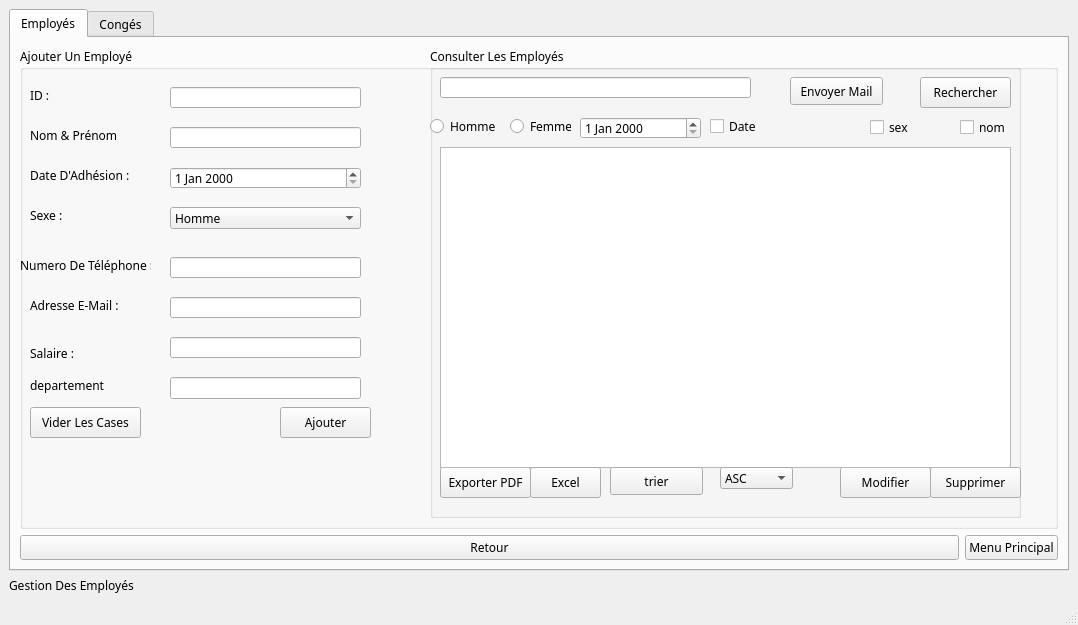
<?xml version="1.0" encoding="UTF-8"?>
<ui version="4.0">
 <class>MainWindow</class>
 <widget class="QMainWindow" name="MainWindow">
  <property name="geometry">
   <rect>
    <x>0</x>
    <y>0</y>
    <width>1078</width>
    <height>625</height>
   </rect>
  </property>
  <property name="windowTitle">
   <string>MainWindow</string>
  </property>
  <property name="styleSheet">
   <string notr="true"/>
  </property>
  <widget class="QWidget" name="centralwidget">
   <layout class="QGridLayout" name="gridLayout">
    <item row="1" column="0">
     <widget class="QLabel" name="label">
      <property name="font">
       <font>
        <family>Poppins Medium</family>
       </font>
      </property>
      <property name="text">
       <string>Gestion Des Employés</string>
      </property>
     </widget>
    </item>
    <item row="0" column="0">
     <widget class="QTabWidget" name="tabWidget">
      <property name="font">
       <font>
        <family>Poppins Medium</family>
       </font>
      </property>
      <property name="styleSheet">
       <string notr="true"/>
      </property>
      <property name="currentIndex">
       <number>0</number>
      </property>
      <widget class="QWidget" name="tab_employe">
       <attribute name="title">
        <string>Employés</string>
       </attribute>
       <layout class="QGridLayout" name="gridLayout_3" columnstretch="1,0">
        <item row="1" column="0">
         <widget class="QPushButton" name="pushButtonRetour">
          <property name="text">
           <string>Retour</string>
          </property>
         </widget>
        </item>
        <item row="1" column="1">
         <widget class="QPushButton" name="pushButtonMenu">
          <property name="text">
           <string>Menu Principal</string>
          </property>
         </widget>
        </item>
        <item row="0" column="0" colspan="2">
         <widget class="QGroupBox" name="ajout_employe">
          <property name="title">
           <string>Ajouter Un Employé</string>
          </property>
          <widget class="QLabel" name="label_2">
           <property name="geometry">
            <rect>
             <x>10</x>
             <y>40</y>
             <width>101</width>
             <height>16</height>
            </rect>
           </property>
           <property name="font">
            <font>
             <family>Poppins Medium</family>
            </font>
           </property>
           <property name="text">
            <string>ID :</string>
           </property>
          </widget>
          <widget class="QLineEdit" name="lineEditID">
           <property name="geometry">
            <rect>
             <x>150</x>
             <y>40</y>
             <width>191</width>
             <height>21</height>
            </rect>
           </property>
          </widget>
          <widget class="QLineEdit" name="lineEditNom">
           <property name="geometry">
            <rect>
             <x>150</x>
             <y>80</y>
             <width>191</width>
             <height>21</height>
            </rect>
           </property>
          </widget>
          <widget class="QLabel" name="label_3">
           <property name="geometry">
            <rect>
             <x>10</x>
             <y>80</y>
             <width>91</width>
             <height>16</height>
            </rect>
           </property>
           <property name="text">
            <string>Nom &amp; Prénom :</string>
           </property>
          </widget>
          <widget class="QDateEdit" name="dateEditAdhesion">
           <property name="geometry">
            <rect>
             <x>150</x>
             <y>120</y>
             <width>191</width>
             <height>22</height>
            </rect>
           </property>
          </widget>
          <widget class="QLabel" name="label_4">
           <property name="geometry">
            <rect>
             <x>10</x>
             <y>120</y>
             <width>111</width>
             <height>16</height>
            </rect>
           </property>
           <property name="text">
            <string>Date D'Adhésion :</string>
           </property>
          </widget>
          <widget class="QLabel" name="label_5">
           <property name="geometry">
            <rect>
             <x>10</x>
             <y>160</y>
             <width>101</width>
             <height>16</height>
            </rect>
           </property>
           <property name="text">
            <string>Sexe :</string>
           </property>
          </widget>
          <widget class="QComboBox" name="comboBoxSexe">
           <property name="geometry">
            <rect>
             <x>150</x>
             <y>160</y>
             <width>191</width>
             <height>22</height>
            </rect>
           </property>
           <property name="currentText">
            <string>Homme</string>
           </property>
           <item>
            <property name="text">
             <string>Homme</string>
            </property>
           </item>
           <item>
            <property name="text">
             <string>Femme</string>
            </property>
           </item>
           <item>
            <property name="text">
             <string>Autre</string>
            </property>
           </item>
          </widget>
          <widget class="QLabel" name="label_7">
           <property name="geometry">
            <rect>
             <x>0</x>
             <y>210</y>
             <width>131</width>
             <height>16</height>
            </rect>
           </property>
           <property name="text">
            <string>Numero De Téléphone :</string>
           </property>
          </widget>
          <widget class="QLineEdit" name="lineEditNum">
           <property name="geometry">
            <rect>
             <x>150</x>
             <y>210</y>
             <width>191</width>
             <height>21</height>
            </rect>
           </property>
          </widget>
          <widget class="QLineEdit" name="lineEditMail">
           <property name="geometry">
            <rect>
             <x>150</x>
             <y>250</y>
             <width>191</width>
             <height>21</height>
            </rect>
           </property>
          </widget>
          <widget class="QLabel" name="label_8">
           <property name="geometry">
            <rect>
             <x>10</x>
             <y>250</y>
             <width>121</width>
             <height>16</height>
            </rect>
           </property>
           <property name="text">
            <string>Adresse E-Mail :</string>
           </property>
          </widget>
          <widget class="QLabel" name="label_9">
           <property name="geometry">
            <rect>
             <x>10</x>
             <y>300</y>
             <width>47</width>
             <height>13</height>
            </rect>
           </property>
           <property name="text">
            <string>Salaire :</string>
           </property>
          </widget>
          <widget class="QLineEdit" name="lineEditSalaire">
           <property name="geometry">
            <rect>
             <x>150</x>
             <y>290</y>
             <width>191</width>
             <height>21</height>
            </rect>
           </property>
          </widget>
          <widget class="QPushButton" name="pushButtonAjouterEmploye">
           <property name="geometry">
            <rect>
             <x>260</x>
             <y>360</y>
             <width>91</width>
             <height>31</height>
            </rect>
           </property>
           <property name="text">
            <string>Ajouter</string>
           </property>
          </widget>
          <widget class="QPushButton" name="pushButtonVider">
           <property name="geometry">
            <rect>
             <x>10</x>
             <y>360</y>
             <width>111</width>
             <height>31</height>
            </rect>
           </property>
           <property name="text">
            <string>Vider Les Cases</string>
           </property>
          </widget>
          <widget class="QGroupBox" name="consulter_employe">
           <property name="geometry">
            <rect>
             <x>410</x>
             <y>0</y>
             <width>591</width>
             <height>471</height>
            </rect>
           </property>
           <property name="title">
            <string>Consulter Les Employés</string>
           </property>
           <widget class="QLineEdit" name="lineEditChercher">
            <property name="geometry">
             <rect>
              <x>10</x>
              <y>30</y>
              <width>311</width>
              <height>21</height>
             </rect>
            </property>
           </widget>
           <widget class="QPushButton" name="pushButtonRechercher">
            <property name="geometry">
             <rect>
              <x>490</x>
              <y>30</y>
              <width>91</width>
              <height>31</height>
             </rect>
            </property>
            <property name="text">
             <string>Rechercher</string>
            </property>
           </widget>
           <widget class="QPushButton" name="pushButtonSupprimer">
            <property name="geometry">
             <rect>
              <x>500</x>
              <y>420</y>
              <width>91</width>
              <height>31</height>
             </rect>
            </property>
            <property name="text">
             <string>Supprimer</string>
            </property>
           </widget>
           <widget class="QPushButton" name="pushButtonModifier">
            <property name="geometry">
             <rect>
              <x>410</x>
              <y>420</y>
              <width>91</width>
              <height>31</height>
             </rect>
            </property>
            <property name="text">
             <string>Modifier</string>
            </property>
            <property name="checkable">
             <bool>true</bool>
            </property>
           </widget>
           <widget class="QPushButton" name="pushButtonPDF">
            <property name="geometry">
             <rect>
              <x>10</x>
              <y>420</y>
              <width>91</width>
              <height>31</height>
             </rect>
            </property>
            <property name="text">
             <string>Exporter PDF</string>
            </property>
           </widget>
           <widget class="QTableView" name="tableViewEmploye">
            <property name="geometry">
             <rect>
              <x>10</x>
              <y>100</y>
              <width>571</width>
              <height>321</height>
             </rect>
            </property>
           </widget>
           <widget class="QRadioButton" name="radioButtonHomme">
            <property name="geometry">
             <rect>
              <x>0</x>
              <y>70</y>
              <width>71</width>
              <height>19</height>
             </rect>
            </property>
            <property name="text">
             <string>Homme</string>
            </property>
           </widget>
           <widget class="QRadioButton" name="radioButtonFemme">
            <property name="geometry">
             <rect>
              <x>80</x>
              <y>70</y>
              <width>61</width>
              <height>19</height>
             </rect>
            </property>
            <property name="text">
             <string>Femme</string>
            </property>
           </widget>
           <widget class="QDateEdit" name="date_recherche">
            <property name="geometry">
             <rect>
              <x>150</x>
              <y>70</y>
              <width>121</width>
              <height>22</height>
             </rect>
            </property>
           </widget>
           <widget class="QCheckBox" name="checkBoxDate">
            <property name="geometry">
             <rect>
              <x>280</x>
              <y>70</y>
              <width>51</width>
              <height>19</height>
             </rect>
            </property>
            <property name="text">
             <string>Date</string>
            </property>
           </widget>
           <widget class="QPushButton" name="pushButtonTrier">
            <property name="geometry">
             <rect>
              <x>180</x>
              <y>420</y>
              <width>93</width>
              <height>28</height>
             </rect>
            </property>
            <property name="text">
             <string>trier</string>
            </property>
           </widget>
           <widget class="QCheckBox" name="checkBoxSexe">
            <property name="geometry">
             <rect>
              <x>440</x>
              <y>70</y>
              <width>83</width>
              <height>20</height>
             </rect>
            </property>
            <property name="text">
             <string>sex</string>
            </property>
           </widget>
           <widget class="QCheckBox" name="checkBoxNom">
            <property name="geometry">
             <rect>
              <x>530</x>
              <y>70</y>
              <width>83</width>
              <height>20</height>
             </rect>
            </property>
            <property name="text">
             <string>nom</string>
            </property>
           </widget>
           <widget class="QComboBox" name="comboBoxOrdre">
            <property name="geometry">
             <rect>
              <x>290</x>
              <y>420</y>
              <width>73</width>
              <height>22</height>
             </rect>
            </property>
            <item>
             <property name="text">
              <string>ASC</string>
             </property>
            </item>
            <item>
             <property name="text">
              <string>DESC</string>
             </property>
            </item>
           </widget>
           <widget class="QPushButton" name="pushButton_2">
            <property name="geometry">
             <rect>
              <x>100</x>
              <y>420</y>
              <width>71</width>
              <height>31</height>
             </rect>
            </property>
            <property name="text">
             <string>Excel</string>
            </property>
           </widget>
           <widget class="QPushButton" name="pushButton_3">
            <property name="geometry">
             <rect>
              <x>360</x>
              <y>30</y>
              <width>93</width>
              <height>28</height>
             </rect>
            </property>
            <property name="text">
             <string>Envoyer Mail</string>
            </property>
           </widget>
          </widget>
          <widget class="QLabel" name="label_6">
           <property name="geometry">
            <rect>
             <x>10</x>
             <y>330</y>
             <width>101</width>
             <height>16</height>
            </rect>
           </property>
           <property name="text">
            <string>departement</string>
           </property>
          </widget>
          <widget class="QLineEdit" name="lineEditDepart">
           <property name="geometry">
            <rect>
             <x>150</x>
             <y>330</y>
             <width>191</width>
             <height>22</height>
            </rect>
           </property>
          </widget>
         </widget>
        </item>
       </layout>
      </widget>
      <widget class="QWidget" name="tab_conges">
       <attribute name="title">
        <string>Congés</string>
       </attribute>
       <layout class="QGridLayout" name="gridLayout_2">
        <item row="1" column="0">
         <widget class="QPushButton" name="pushButtonReturn">
          <property name="text">
           <string>Retour</string>
          </property>
         </widget>
        </item>
        <item row="1" column="1">
         <widget class="QPushButton" name="pushButtonMenuPrincipal">
          <property name="text">
           <string>Menu Principal</string>
          </property>
         </widget>
        </item>
        <item row="0" column="0" colspan="2">
         <widget class="QGroupBox" name="ajout_conge">
          <property name="styleSheet">
           <string notr="true"/>
          </property>
          <property name="title">
           <string>Ajouter Un Congé</string>
          </property>
          <widget class="QLabel" name="label_10">
           <property name="geometry">
            <rect>
             <x>10</x>
             <y>40</y>
             <width>101</width>
             <height>16</height>
            </rect>
           </property>
           <property name="styleSheet">
            <string notr="true">border-color: rgb(0, 0, 0);</string>
           </property>
           <property name="text">
            <string>Num De Congé :</string>
           </property>
          </widget>
          <widget class="QLineEdit" name="lineEditNumConge">
           <property name="geometry">
            <rect>
             <x>150</x>
             <y>40</y>
             <width>191</width>
             <height>21</height>
            </rect>
           </property>
          </widget>
          <widget class="QLabel" name="label_11">
           <property name="geometry">
            <rect>
             <x>10</x>
             <y>80</y>
             <width>101</width>
             <height>16</height>
            </rect>
           </property>
           <property name="text">
            <string>Nom Employé :</string>
           </property>
          </widget>
          <widget class="QDateEdit" name="dateEditDebut">
           <property name="geometry">
            <rect>
             <x>149</x>
             <y>120</y>
             <width>191</width>
             <height>22</height>
            </rect>
           </property>
          </widget>
          <widget class="QDateEdit" name="dateEditFin">
           <property name="geometry">
            <rect>
             <x>149</x>
             <y>160</y>
             <width>191</width>
             <height>22</height>
            </rect>
           </property>
          </widget>
          <widget class="QLabel" name="label_12">
           <property name="geometry">
            <rect>
             <x>10</x>
             <y>120</y>
             <width>101</width>
             <height>16</height>
            </rect>
           </property>
           <property name="text">
            <string>Date De Début :</string>
           </property>
          </widget>
          <widget class="QLabel" name="label_13">
           <property name="geometry">
            <rect>
             <x>10</x>
             <y>160</y>
             <width>101</width>
             <height>16</height>
            </rect>
           </property>
           <property name="text">
            <string>Date De Fin :</string>
           </property>
          </widget>
          <widget class="QLabel" name="label_14">
           <property name="geometry">
            <rect>
             <x>10</x>
             <y>200</y>
             <width>101</width>
             <height>16</height>
            </rect>
           </property>
           <property name="text">
            <string>Type De Congé :</string>
           </property>
          </widget>
          <widget class="QLineEdit" name="lineEditType">
           <property name="geometry">
            <rect>
             <x>150</x>
             <y>80</y>
             <width>191</width>
             <height>21</height>
            </rect>
           </property>
          </widget>
          <widget class="QComboBox" name="comboBoxType">
           <property name="geometry">
            <rect>
             <x>150</x>
             <y>200</y>
             <width>191</width>
             <height>22</height>
            </rect>
           </property>
           <item>
            <property name="text">
             <string>CONGE PAYE</string>
            </property>
           </item>
           <item>
            <property name="text">
             <string> CONGE ANNUEL</string>
            </property>
           </item>
           <item>
            <property name="text">
             <string>CONGE MALADIE</string>
            </property>
           </item>
           <item>
            <property name="text">
             <string>CONGE MATERNITE</string>
            </property>
           </item>
          </widget>
          <widget class="QPushButton" name="ajouter">
           <property name="geometry">
            <rect>
             <x>260</x>
             <y>250</y>
             <width>101</width>
             <height>31</height>
            </rect>
           </property>
           <property name="styleSheet">
            <string notr="true"/>
           </property>
           <property name="text">
            <string>Ajouter</string>
           </property>
          </widget>
          <widget class="QPushButton" name="viderCases">
           <property name="geometry">
            <rect>
             <x>10</x>
             <y>250</y>
             <width>121</width>
             <height>31</height>
            </rect>
           </property>
           <property name="text">
            <string>Vider Les Cases</string>
           </property>
          </widget>
          <widget class="QGroupBox" name="consulter_conge">
           <property name="geometry">
            <rect>
             <x>430</x>
             <y>0</y>
             <width>631</width>
             <height>471</height>
            </rect>
           </property>
           <property name="title">
            <string>Consulter Les Congés</string>
           </property>
           <widget class="QPushButton" name="pushButtonSuppr">
            <property name="geometry">
             <rect>
              <x>500</x>
              <y>420</y>
              <width>91</width>
              <height>31</height>
             </rect>
            </property>
            <property name="text">
             <string>Supprimer</string>
            </property>
           </widget>
           <widget class="QPushButton" name="pushButtonEdit">
            <property name="geometry">
             <rect>
              <x>390</x>
              <y>420</y>
              <width>91</width>
              <height>31</height>
             </rect>
            </property>
            <property name="text">
             <string>Modifier</string>
            </property>
            <property name="checkable">
             <bool>true</bool>
            </property>
           </widget>
           <widget class="QPushButton" name="pushButtonPDF_2">
            <property name="geometry">
             <rect>
              <x>10</x>
              <y>420</y>
              <width>91</width>
              <height>31</height>
             </rect>
            </property>
            <property name="text">
             <string>Exporter PDF</string>
            </property>
           </widget>
           <widget class="QPushButton" name="pushButtonRechercherConge">
            <property name="geometry">
             <rect>
              <x>420</x>
              <y>30</y>
              <width>111</width>
              <height>31</height>
             </rect>
            </property>
            <property name="text">
             <string>Rechercher</string>
            </property>
           </widget>
           <widget class="QTableView" name="tableViewConge">
            <property name="geometry">
             <rect>
              <x>20</x>
              <y>100</y>
              <width>541</width>
              <height>311</height>
             </rect>
            </property>
           </widget>
           <widget class="QRadioButton" name="radioButton_nom">
            <property name="geometry">
             <rect>
              <x>420</x>
              <y>70</y>
              <width>97</width>
              <height>20</height>
             </rect>
            </property>
            <property name="text">
             <string>nom</string>
            </property>
           </widget>
           <widget class="QRadioButton" name="radioButton_ID">
            <property name="geometry">
             <rect>
              <x>300</x>
              <y>70</y>
              <width>97</width>
              <height>20</height>
             </rect>
            </property>
            <property name="text">
             <string>id</string>
            </property>
           </widget>
           <widget class="QLineEdit" name="line_recherche_critere">
            <property name="geometry">
             <rect>
              <x>62</x>
              <y>40</y>
              <width>301</width>
              <height>22</height>
             </rect>
            </property>
           </widget>
           <widget class="QPushButton" name="pushButton">
            <property name="geometry">
             <rect>
              <x>110</x>
              <y>420</y>
              <width>91</width>
              <height>31</height>
             </rect>
            </property>
            <property name="text">
             <string>excel</string>
            </property>
           </widget>
           <zorder>pushButtonPDF_2</zorder>
           <zorder>pushButtonSuppr</zorder>
           <zorder>pushButtonEdit</zorder>
           <zorder>pushButtonRechercherConge</zorder>
           <zorder>tableViewConge</zorder>
           <zorder>radioButton_nom</zorder>
           <zorder>radioButton_ID</zorder>
           <zorder>line_recherche_critere</zorder>
           <zorder>pushButton</zorder>
          </widget>
          <widget class="QPushButton" name="pushButton_afficher">
           <property name="geometry">
            <rect>
             <x>300</x>
             <y>287</y>
             <width>101</width>
             <height>31</height>
            </rect>
           </property>
           <property name="text">
            <string>afficher</string>
           </property>
          </widget>
          <widget class="QPushButton" name="pushButton_stat">
           <property name="geometry">
            <rect>
             <x>40</x>
             <y>347</y>
             <width>111</width>
             <height>31</height>
            </rect>
           </property>
           <property name="text">
            <string>stat</string>
           </property>
          </widget>
         </widget>
        </item>
       </layout>
      </widget>
     </widget>
    </item>
   </layout>
  </widget>
  <widget class="QMenuBar" name="menubar">
   <property name="geometry">
    <rect>
     <x>0</x>
     <y>0</y>
     <width>1078</width>
     <height>20</height>
    </rect>
   </property>
  </widget>
  <widget class="QStatusBar" name="statusbar"/>
 </widget>
 <resources/>
 <connections/>
</ui>
